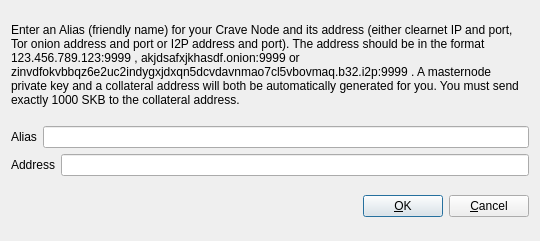
<?xml version="1.0" encoding="UTF-8"?>
<ui version="4.0">
 <class>AddEditCraveNode</class>
 <widget class="QDialog" name="AddEditCraveNode">
  <property name="geometry">
   <rect>
    <x>0</x>
    <y>0</y>
    <width>540</width>
    <height>241</height>
   </rect>
  </property>
  <property name="windowTitle">
   <string>Add/Edit Crave Node</string>
  </property>
  <property name="modal">
   <bool>true</bool>
  </property>
  <layout class="QVBoxLayout" name="verticalLayout">
   <item>
    <layout class="QVBoxLayout" name="verticalLayout_2">
     <property name="topMargin">
      <number>0</number>
     </property>
     <property name="bottomMargin">
      <number>0</number>
     </property>
     <item>
      <widget class="QLabel" name="label_3">
       <property name="sizePolicy">
        <sizepolicy hsizetype="Preferred" vsizetype="Expanding">
         <horstretch>0</horstretch>
         <verstretch>0</verstretch>
        </sizepolicy>
       </property>
       <property name="text">
        <string>&lt;html&gt;&lt;head/&gt;&lt;body&gt;&lt;p&gt;Enter an Alias (friendly name) for your Crave Node and its address (either clearnet IP and port, Tor onion address and port or I2P address and port). The address should be in the format 123.456.789.123:9999 , akjdsafxjkhasdf.onion:9999 or zinvdfokvbbqz6e2uc2indygxjdxqn5dcvdavnmao7cl5vbovmaq.b32.i2p:9999 . A masternode private key and a collateral address will both be automatically generated for you. You must send exactly 1000 SKB to the collateral address.&lt;/p&gt;&lt;/body&gt;&lt;/html&gt;</string>
       </property>
       <property name="wordWrap">
        <bool>true</bool>
       </property>
      </widget>
     </item>
     <item>
      <layout class="QHBoxLayout" name="horizontalLayout">
       <property name="bottomMargin">
        <number>0</number>
       </property>
       <item>
        <widget class="QLabel" name="label">
         <property name="text">
          <string>Alias</string>
         </property>
        </widget>
       </item>
       <item>
        <widget class="QLineEdit" name="aliasLineEdit"/>
       </item>
      </layout>
     </item>
     <item>
      <layout class="QHBoxLayout" name="horizontalLayout_2">
       <property name="bottomMargin">
        <number>0</number>
       </property>
       <item>
        <widget class="QLabel" name="label_2">
         <property name="text">
          <string>Address</string>
         </property>
        </widget>
       </item>
       <item>
        <widget class="QLineEdit" name="addressLineEdit"/>
       </item>
      </layout>
     </item>
     <item>
      <layout class="QHBoxLayout" name="horizontalLayout_3">
       <property name="bottomMargin">
        <number>0</number>
       </property>
      </layout>
     </item>
    </layout>
   </item>
   <item>
    <layout class="QHBoxLayout" name="horizontalLayout_Buttons">
     <item>
      <spacer name="horizontalSpacer_1">
       <property name="orientation">
        <enum>Qt::Horizontal</enum>
       </property>
       <property name="sizeHint" stdset="0">
        <size>
         <width>40</width>
         <height>48</height>
        </size>
       </property>
      </spacer>
     </item>
     <item>
      <widget class="QLabel" name="statusLabel">
       <property name="font">
        <font>
         <weight>75</weight>
         <bold>true</bold>
        </font>
       </property>
       <property name="text">
        <string/>
       </property>
       <property name="textFormat">
        <enum>Qt::PlainText</enum>
       </property>
       <property name="wordWrap">
        <bool>true</bool>
       </property>
      </widget>
     </item>
     <item>
      <spacer name="horizontalSpacer_2">
       <property name="orientation">
        <enum>Qt::Horizontal</enum>
       </property>
       <property name="sizeHint" stdset="0">
        <size>
         <width>40</width>
         <height>48</height>
        </size>
       </property>
      </spacer>
     </item>
     <item>
      <widget class="QPushButton" name="okButton">
       <property name="text">
        <string>&amp;OK</string>
       </property>
      </widget>
     </item>
     <item>
      <widget class="QPushButton" name="cancelButton">
       <property name="text">
        <string>&amp;Cancel</string>
       </property>
       <property name="autoDefault">
        <bool>false</bool>
       </property>
      </widget>
     </item>
    </layout>
   </item>
  </layout>
 </widget>
 <resources/>
 <connections/>
</ui>
